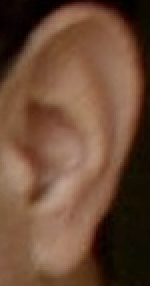
#> input picture awe/001/06.png, 75 x 143 px (shown 2 times larger); its folder holds only this picture in this run
$ python evaluation.py
#> lines starting #> are read from the running program, lines starting #| are printed output that depends on the picture
### LBP.py
import os, cv2
import numpy as np
from glob import glob

# A function that receives the image, the row and column of the current pixel,
# the radius as the center index and the size of the square we are looking at.
# The function transforms its border elements into a binary vector starting at top left
# and returns the corresponding decimal value
def return_decimal_number(img, row, col, center, n):
    box = img[row:row+n, col:col+n]
    binary_matrix = (box >= box[center])*1.0

    vector = []
    value = 0
    # If the center (radius or R) is 1, look at the 8 surrounding pixels
    if(center == 1):
        vector.append(binary_matrix[center-1][center-1]) # Top left
        vector.append(binary_matrix[center-1][center]) # Top
        vector.append(binary_matrix[center-1][center+1]) # Top right
        vector.append(binary_matrix[center][center-1]) # Right
        vector.append(binary_matrix[center+1][center+1]) # Bottom right
        vector.append(binary_matrix[center+1][center]) # Bottom
        vector.append(binary_matrix[center+1][center-1]) # Bottom left
        vector.append(binary_matrix[center][center-1]) # Left

        for i in range(0, len(vector)):
            add = 2**i * vector[i]
            value += add
            #print(add)

    # If the radius is 2, look at the 16 surrounding pixels
    # and normalize the value to between 0 and 255
    elif(center == 2):
        # Top row
        vector.append(binary_matrix[center-2][center-2])
        vector.append(binary_matrix[center-2][center-1])
        vector.append(binary_matrix[center-2][center])
        vector.append(binary_matrix[center-2][center+1])
        vector.append(binary_matrix[center-2][center+2])
        # Right side
        vector.append(binary_matrix[center-1][center+2])
        vector.append(binary_matrix[center][center+2])
        vector.append(binary_matrix[center+1][center+2])
        # Bottom row
        vector.append(binary_matrix[center+2][center+2])
        vector.append(binary_matrix[center+2][center+1])
        vector.append(binary_matrix[center+2][center])
        vector.append(binary_matrix[center+2][center-1])
        vector.append(binary_matrix[center+2][center-2])
        # Left side
        vector.append(binary_matrix[center+1][center-2])
        vector.append(binary_matrix[center][center-2])
        vector.append(binary_matrix[center-1][center-2])

        for i in range(0, len(vector)):
            add = 2**i * vector[i]
            value += add
            #print(add)
        # Divide the value by 256 to normalize
        value //= 256

    # [4 lines of commented-out code are left out]

    return value


# A function that receives a path to an image and a radius as parameters
# and returns the computed LBP matrix
def return_LBP(image_path, radius):
    # First we read the image, convert it into grayscale and resize it to a 128x128 resolution
#> called with image_path = 'awe/001/06.png', radius = 1
    image = cv2.imread(image_path)
#> image is the input picture: shape (143, 75, 3); mean B, G, R 55.3, 76, 109
    gray_image = cv2.cvtColor(image, cv2.COLOR_BGR2GRAY)
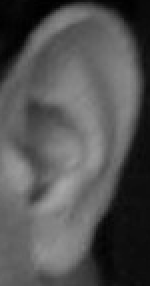
#> gray_image: shape (143, 75) (shown 2 times larger); min 0, max 167, mean 83.5
    img = cv2.resize(gray_image, (128, 128))
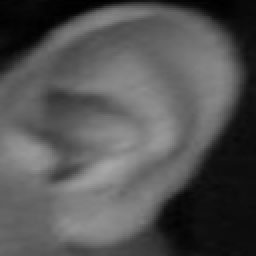
#> img: shape (128, 128) (shown 2 times larger); min 0, max 167, mean 83.4

    # Then we initialize the LBP matrix that will be returned at the end.
    # Also convert the radius to the dimensions of the square we will actually use in the algorithm
    LBP_matrix = np.zeros_like(img)
    n = radius*2 + 1

    #for i in range(60, 61):
    #    for j in range(60, 61):
    #        LBP_matrix[i+radius][j+radius] = returnDecimalNumber(img, i, j, radius, n)
    #        # For each pixel compute the decimal digit and write it to the prepared matrix


    # Iterate through the pixels in the image
    for i in range(0, img.shape[0] - n):
        for j in range(0, img.shape[1] - n):
            # For each pixel compute the decimal digit and write it to the prepared matrix
            LBP_matrix[i+radius][j+radius] = return_decimal_number(img, i, j, radius, n)
#> this loop made 125 passes
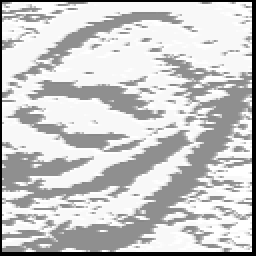
#> LBP_matrix: shape (128, 128) (shown 2 times larger); min 0, max 255, mean 199.6
    # concatenate image Horizontally
    #Hori = np.concatenate((img, LBP_matrix), axis=1)
    #cv2.imshow('HORIZONTAL', Hori)
    #cv2.waitKey(0)
    return LBP_matrix

# A function that receives the computed LBP matrix as input and
# returns a histogram (vector of length 256) of the values
def return_histogram(image_path):
    LBP_matrix = return_LBP(image_path, 1)
    histogram = np.zeros(256)
    for i in range(len(LBP_matrix)):
        for j in range(len(LBP_matrix[0])):
            value = LBP_matrix[i][j]
            histogram[value] += 1
#> this loop made 128 passes
    return histogram


def return_all_images(path):
    return [y for x in os.walk(path) for y in glob(os.path.join(x[0], '*.png'))]

### evaluation.py
import os
from glob import glob
from LBP import return_histogram


path = ".\\awe"
image_paths = [y for x in  os.walk(path) for y in glob(os.path.join(x[0], '*.png'))]
classes = {1:[], 2:[], 3:[], 4:[], 5:[], 6:[], 7:[], 8:[], 9:[], 10:[] }
for ix, image_path in enumerate(image_paths):
    histogram = return_histogram(image_path)
    index = int(image_path[-6:-4])
    classes[index].append(histogram)
    print(ix)
#> pass 2 of the loop `for ix, image_path in enumerate(image_paths):`:
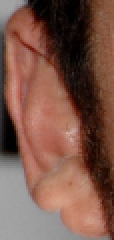
#> input picture awe/002/01.png, 57 x 120 px (shown 2 times larger)
#> in return_LBP, image is the input picture: shape (120, 57, 3); mean B, G, R 73.4, 86.1, 123.8
#> gray_image: shape (120, 57)
#> in return_LBP (call 2), `img = cv2.resize(gray_image, (128, 128))`:
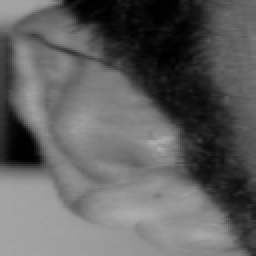
#> img: shape (128, 128) (shown 2 times larger); min 0, max 173, mean 95.8
#> after the loop in return_LBP (call 2), `for i in range(0, img.shape[0] - n):`:
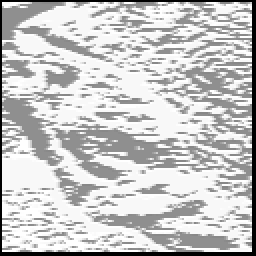
#> LBP_matrix: shape (128, 128) (shown 2 times larger); min 0, max 255, mean 199.3
#> the loop in return_histogram (call 2), `for i in range(len(LBP_matrix)):` made 128 passes
#> pass 3 of the loop `for ix, image_path in enumerate(image_paths):`:
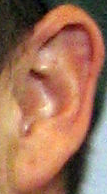
#> input picture awe/002/05.png, 107 x 194 px
#> in return_LBP, image is the input picture: shape (194, 107, 3); mean B, G, R 89.6, 115.1, 162.5
#> gray_image: shape (194, 107)
#> in return_LBP (call 3), `img = cv2.resize(gray_image, (128, 128))`:
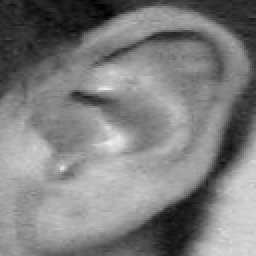
#> img: shape (128, 128) (shown 2 times larger); min 1, max 243, mean 126.3
#> after the loop in return_LBP (call 3), `for i in range(0, img.shape[0] - n):`:
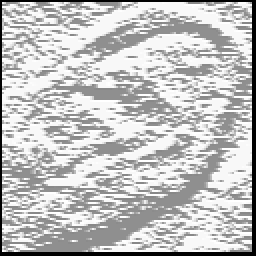
#> LBP_matrix: shape (128, 128) (shown 2 times larger); min 0, max 255, mean 192.9

for key, value in classes.items():
    print(f"{key}: {len(value)}")
